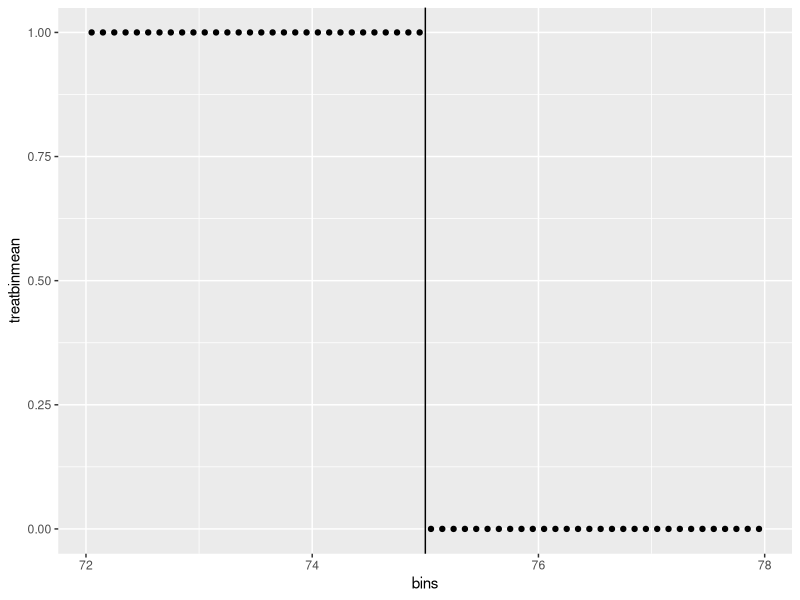
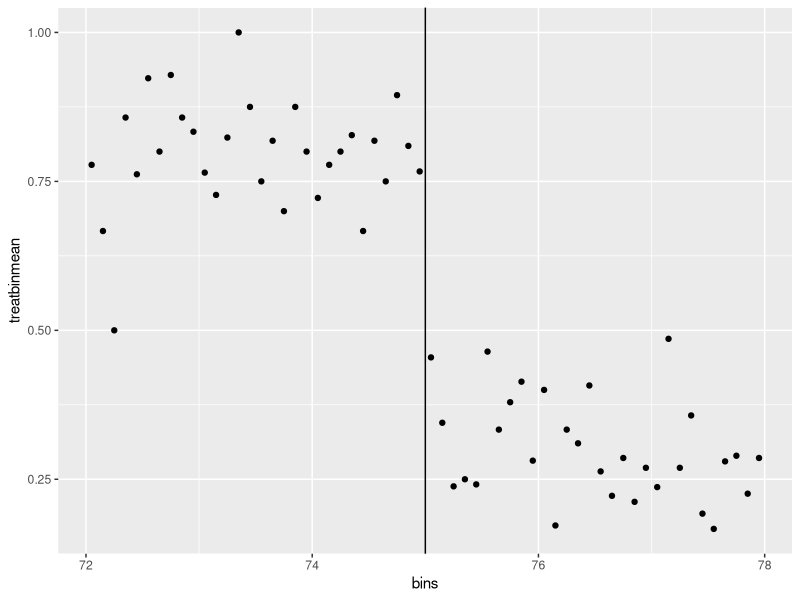

Write the R code that produced these figures, in order.
## ---- chunk 1
knitr::opts_chunk$set(echo = FALSE)
knitr::opts_chunk$set(fig.width=9, fig.height=5) 

library(dplyr)
library(ggplot2)
## ---- chunk 2

set.seed(7000)

sharp<-rnorm(5000, mean=80, sd=5)
sharp<-as.data.frame(sharp)

names(sharp)<-c("read3")
sharp$error<-rnorm(5000, mean=0, sd=5)
sharp$pe3<-rnorm(5000, mean=90, sd=4)
sharp$height<-rnorm(5000, mean=130, sd=15)
## ---- chunk 3

sharp$treated<-0
sharp$treated[sharp$read3<=75]<-1

tau=10
#the DGP
sharp$read4<-(-6)+0.8*sharp$read3+tau*sharp$treated+sharp$error

sharp<-sharp[sharp$read3<78 & sharp$read3>72,]
 
## ---- chunk 4

set.seed(7000)

fuzzy<-rnorm(5000, mean=80, sd=5)
fuzzy<-as.data.frame(fuzzy)

names(fuzzy)<-c("read3")
fuzzy$error<-rnorm(5000, mean=0, sd=5)
fuzzy$pe3<-rnorm(5000, mean=90, sd=4)
fuzzy$height<-rnorm(5000, mean=130, sd=15)
## ---- chunk 5

fuzzy$lowprob<-rbinom(5000,1,0.3)
fuzzy$highprob<-rbinom(5000,1,0.8)
fuzzy$treated<-NA
fuzzy$treated[fuzzy$read3>75]<-fuzzy$lowprob[fuzzy$read3>75]
fuzzy$treated[fuzzy$read3<=75]<-fuzzy$highprob[fuzzy$read3<=75]


#the DGP
fuzzy$read4<-(-6)+0.8*fuzzy$read3+10*fuzzy$treated+fuzzy$error

fuzzy<-fuzzy[fuzzy$read3<78 & fuzzy$read3>72,]

## ---- chunk 6

#I will break up the data into 60 bins (30 above and 30 below the threshold)
cuts<-c(72,72.1,72.2,72.3,72.4,72.5,72.6,72.7,72.8,72.9,73,
        73.1,73.2,73.3,73.4,73.5,73.6,73.7,73.8,73.9,74,
        74.1,74.2,74.3,74.4,74.5,74.6,74.7,74.8,74.9,75,
        75.1,75.2,75.3,75.4,75.5,75.6,75.7,75.8,75.9,76,
        76.1,76.2,76.3,76.4,76.5,76.6,76.7,76.8,76.9,77,
        77.1,77.2,77.3,77.4,77.5,77.6,77.7,77.8,77.9,78)
midpoints<-cuts[2:61]-0.05

sharp$bins <- cut(sharp$read3, 
                  breaks=cuts, 
                  include.lowest=TRUE, 
                  right=FALSE, 
                  labels=midpoints)


sharp_mean<-sharp %>%
    group_by(bins) %>%
    dplyr::summarize(outbinmean = mean(read4, na.rm=TRUE),
                     treatbinmean=mean(treated, na.rm=TRUE), 
                     pebinmean=mean(pe3, na.rm=TRUE),
                     heightbinmean=mean(height, na.rm=TRUE), numb=n())

sharp_mean$bins<-as.numeric(as.character(sharp_mean$bins))

plot1shp<-ggplot(sharp_mean, aes(x=bins, y=treatbinmean))+ 
         geom_point()+
         geom_vline(xintercept = 75)

## ---- chunk 7

plot1shp

## ---- chunk 8

#I will break up the data into 60 bins (30 above and 30 below the threshold)

cuts<-c(72,72.1,72.2,72.3,72.4,72.5,72.6,72.7,72.8,72.9,73,
        73.1,73.2,73.3,73.4,73.5,73.6,73.7,73.8,73.9,74,
        74.1,74.2,74.3,74.4,74.5,74.6,74.7,74.8,74.9,75,
        75.1,75.2,75.3,75.4,75.5,75.6,75.7,75.8,75.9,76,
        76.1,76.2,76.3,76.4,76.5,76.6,76.7,76.8,76.9,77,
        77.1,77.2,77.3,77.4,77.5,77.6,77.7,77.8,77.9,78)
midpoints<-cuts[2:61]-0.05

fuzzy$bins <- cut(fuzzy$read3, 
                  breaks=cuts, 
                  include.lowest=TRUE, 
                  right=FALSE, 
                  labels=midpoints)
        

fuzzy_mean<-fuzzy %>%
    group_by(bins) %>%
    dplyr::summarize(outbinmean = mean(read4, na.rm=TRUE),
                     treatbinmean=mean(treated, na.rm=TRUE),
                     pebinmean=mean(pe3, na.rm=TRUE),
                     heightbinmean=mean(height, na.rm=TRUE), numb=n())

fuzzy_mean$bins<-as.numeric(as.character(fuzzy_mean$bins))

plot1fuz<-ggplot(fuzzy_mean, aes(x=bins, y=treatbinmean))+ 
         geom_point()+
         geom_vline(xintercept = 75)
## ---- chunk 9

plot1fuz

